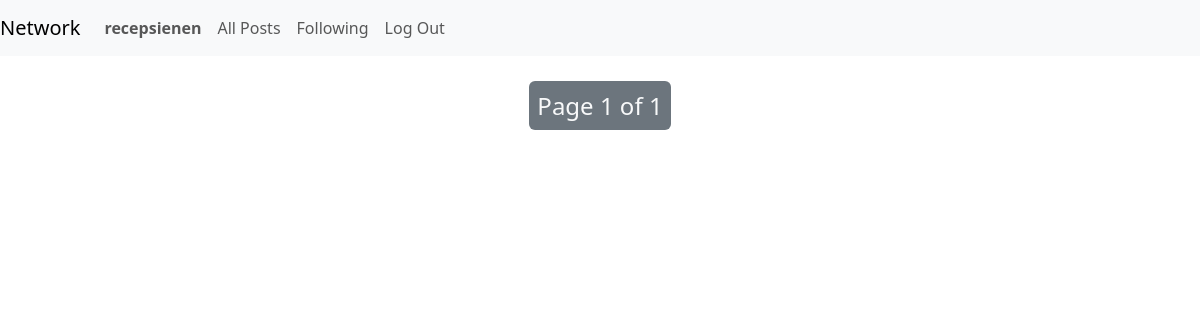
Page /following (signed in) on the earlier database version.
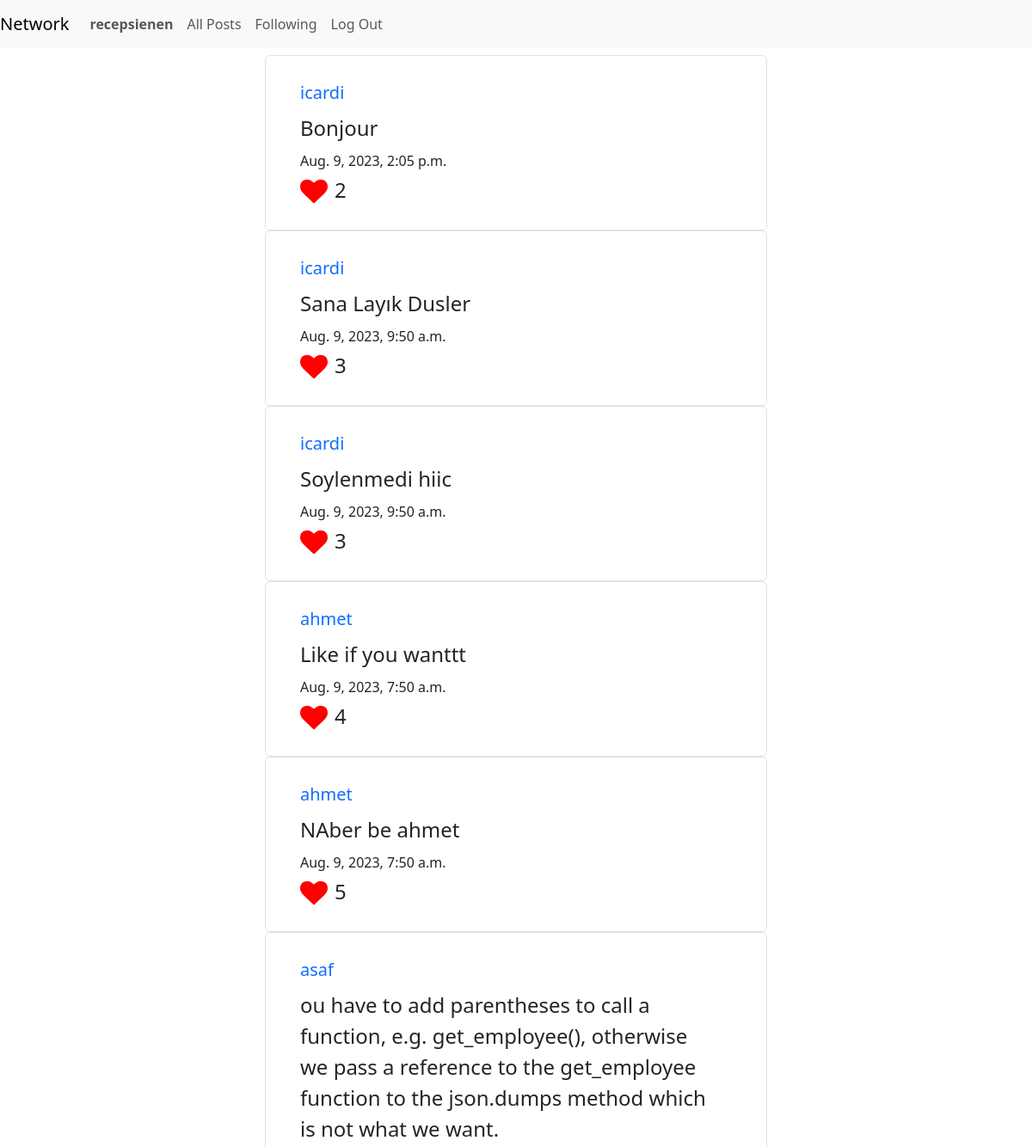
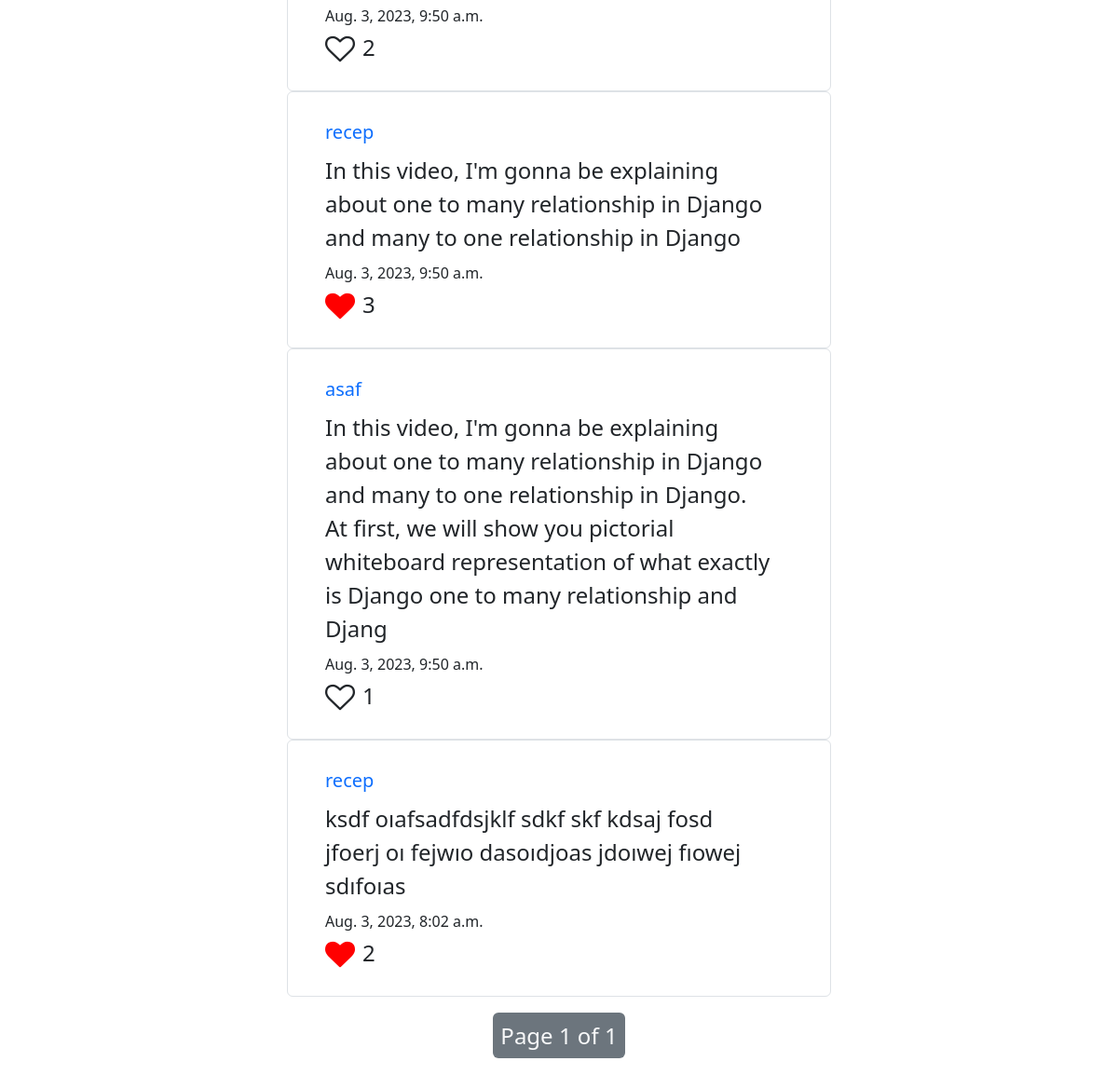
Same page on the later database version (2 pictures, top to bottom).
### network/models.py (models this page shows, shortened)
class Post(models.Model):
    creator = models.ForeignKey(User, on_delete=models.CASCADE, null = False, default = False)
    content = models.TextField(max_length=550, null = True)
    created_at = models.DateTimeField(auto_now_add = True)
    updated_at = models.DateTimeField(auto_now = True)
    likes = models.IntegerField(blank=True, null=True)

class User(AbstractUser):
    nickname = models.CharField(max_length=20, null = True)
    image = models.URLField(null=True,  blank=True)
    def __str__(self):
        return self.username

### network/views.py (the view)
# urls.py: path("following", views.following_posts, name="following_posts"),
def following_posts(request):
    if request.user.is_authenticated:
        if Follower.objects.filter(followers=request.user):
            following = Follower.objects.filter(followers=request.user).first().following.all()
            posts = Post.objects.all()
            followings_posts = [post for post in posts if post.creator in following]
            followings_posts.reverse()
        else:
            followings_posts = []
            following = None
        likes = Like.objects.filter(user=request.user)
        liked_posts = [like.post for like in likes]
        paginator = Paginator(followings_posts, 10)
        page_number = request.GET.get("page")
        page_obj = paginator.get_page(page_number)
        return render(request, "network/following.html", {
            "following": following,
            "posts": page_obj,
            "liked_posts": liked_posts
        })
    else:
        return JsonResponse({"error":"You should logged in to see following posts"})

### network/templates/network/following.html (shortened to what this page needs)
{% extends "network/layout.html" %}
{% block body %}
<div id="post-container" class="w-50 m-auto">
    <div id="all-posts" class="row justify-content-center m-2 text-center" >
        {% for post in posts %}
    <div id="general-post-container" class="border border-1 w-100 rounded " style="width: 18rem;">
        <div class="m-none post p-4" id={{post.id}}>
            <div id="post-content-view" class="d-block">
                <div class="d-flex justify-content-between">
                  <a href="{% url 'load_profile' username=post.creator %}" id="user" class="m-1 username text-decoration-none fs-5">{{post.creator}}</a>
                </div>
                <div class="d-flex row">
                    <div class="d-flex row pull-left">
                        <div>
                            <p class="text-start m-1 fs-4" id="content">{{post.content}}</p>
                        </div>
                        <div>
                            <p class="m-1 text-start" id="date">{{post.created_at}}</p>
                        </div>
                    </div>
                    <div class="d-flex">
                        {% if post in liked_posts %}
                            <i id="liked-button" class="m-1 fa fa-heart fa-2x like-button" aria-hidden="true"></i>
                        {% else %}
                            <i id="like-button" class="m-1 fa fa-heart-o fa-2x like-button" aria-hidden="true"></i>
                        {% endif %}
                        <h4 class="card-text m-1" id="likes">{{post.likes}}</h5>
                    </div>
                </div>
            </div>
        </div>
    </div>
        {% endfor %}
</div>
        <div class="pagination m-4">
            <span class="step-links m-auto">
                <span class="current m-2 p-2 fs-4 bg-secondary text-light rounded">
                    Page {{ posts.number }} of {{ posts.paginator.num_pages }}
                </span>
            </span>
        </div>
    </div>
</div>
{% endblock %}

Differences in the rows shown:
added Post: creator "icardi", content "Bonjour", created_at "Aug. 9, 2023, 2:05 p.m.", likes "2"
added Post: creator "icardi", content "Sana Layık Dusler", created_at "Aug. 9, 2023, 9:50 a.m.", likes "3"
added Post: creator "icardi", content "Soylenmedi hiic", created_at "Aug. 9, 2023, 9:50 a.m.", likes "3"
added Post: creator "ahmet", content "Like if you wanttt", created_at "Aug. 9, 2023, 7:50 a.m.", likes "4"
added Post: creator "ahmet", content "NAber be ahmet", created_at "Aug. 9, 2023, 7:50 a.m.", likes "5"
now on this page (row edited): Post: creator "asaf", content "ou have to add parentheses to call a function, e.g. get_employee(), otherwise we pass a reference to the get_employee function to the json.dumps method which is not what we want.", created_at "Aug. 3, 2023, 9:50 a.m.", likes "2"
now on this page (row edited): Post: creator "recep", content "In this video, I'm gonna be explaining about one to many relationship in Django and many to one relationship in Django", created_at "Aug. 3, 2023, 9:50 a.m.", likes "3"
now on this page (row edited): Post: creator "asaf", content "In this video, I'm gonna be explaining about one to many relationship in Django and many to one relationship in Django. At first, we will show you pictorial whiteboard representation of what exactly is Django one to many relationship and Djang", created_at "Aug. 3, 2023, 9:50 a.m.", likes "1"
now on this page (row edited): Post: creator "recep", content "ksdf oıafsadfdsjklf sdkf skf kdsaj fosd jfoerj oı fejwıo dasoıdjoas jdoıwej fıowej sdıfoıas", created_at "Aug. 3, 2023, 8:02 a.m.", likes "2"
